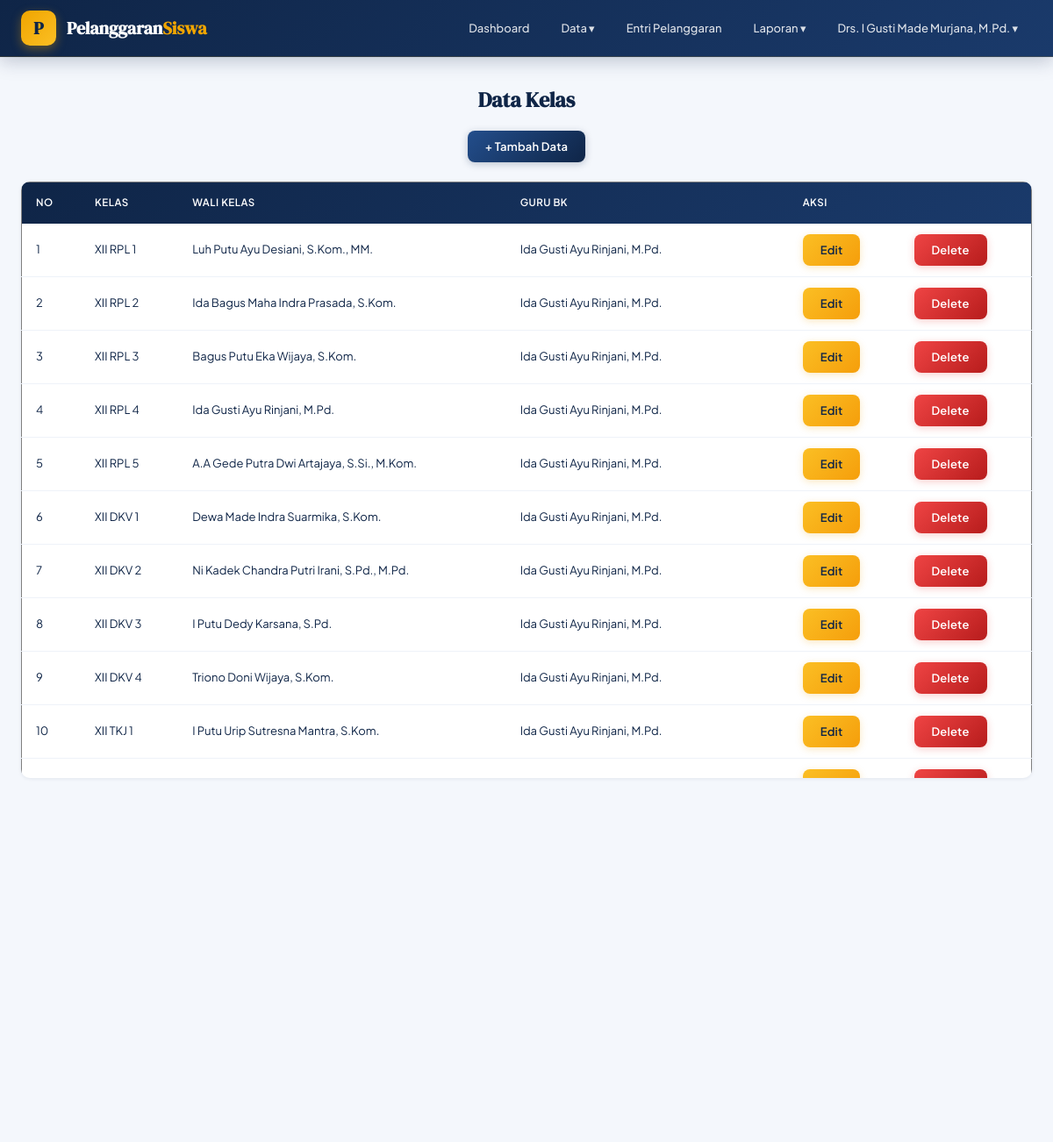
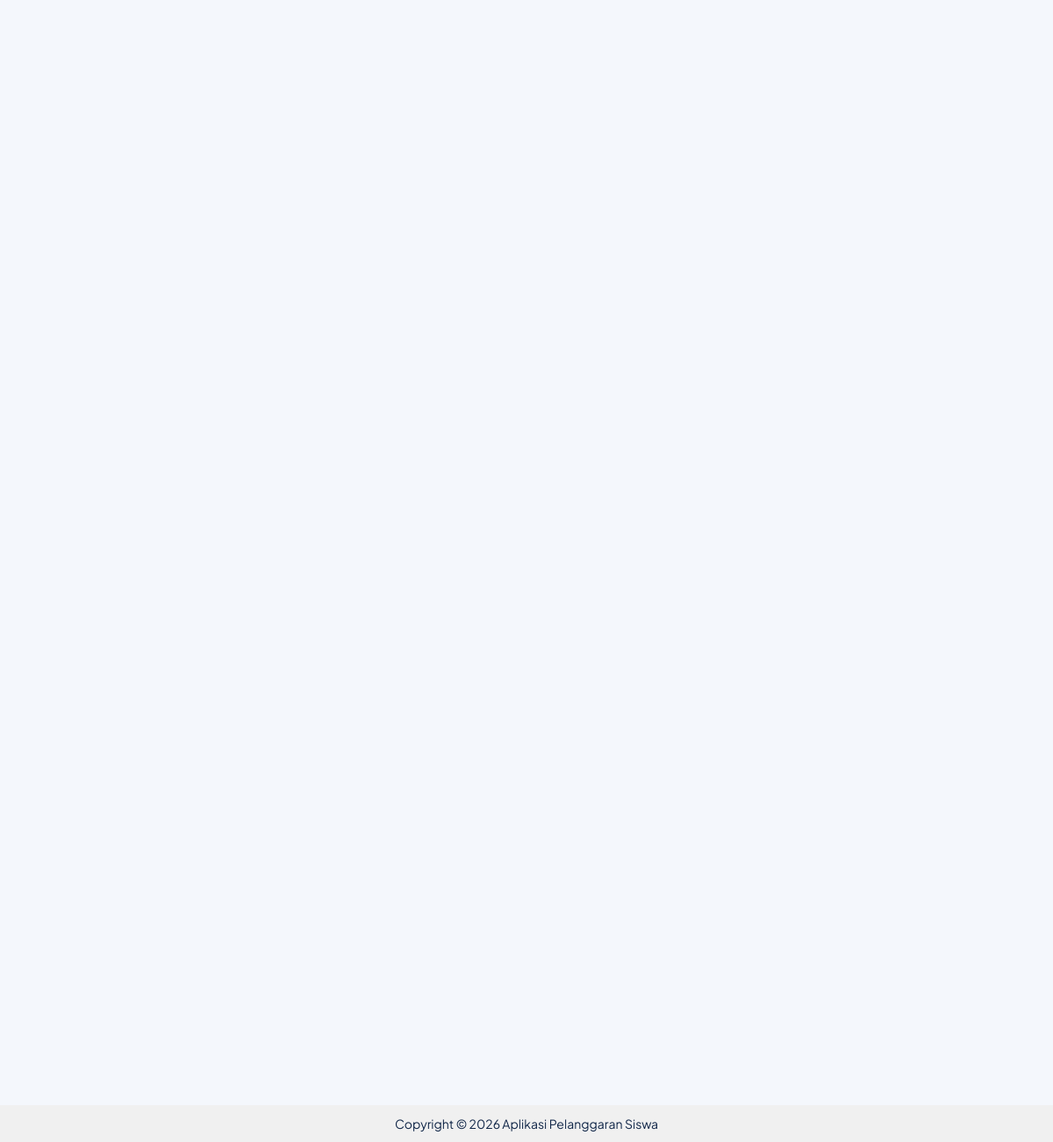
Screenshot of /pages/kelas/list.php (signed in) with the database file from the repository (2 pictures, top to bottom).
### tables this page shows
CREATE TABLE `kelas` (
  `id_kelas` int(5) NOT NULL,
  `id_tingkat` int(11) DEFAULT NULL,
  `id_program_keahlian` int(11) DEFAULT NULL,
  `rombel` int(11) DEFAULT NULL,
  `kode_guru` char(8) DEFAULT NULL
);

CREATE TABLE `tingkat` (
  `id_tingkat` int(1) NOT NULL,
  `tingkat` varchar(6) DEFAULT NULL
);

CREATE TABLE `program_keahlian` (
  `id_program_keahlian` int(5) NOT NULL,
  `program_keahlian` varchar(6) DEFAULT NULL,
  `deskripsi` varchar(50) DEFAULT NULL
);

CREATE TABLE `guru` (
  `kode_guru` char(8) NOT NULL,
  `nama_pengguna` varchar(100) DEFAULT NULL,
  `role` varchar(30) DEFAULT NULL,
  `username` varchar(50) DEFAULT NULL,
  `password` varchar(70) DEFAULT NULL,
  `aktif` enum('Y','N') DEFAULT NULL,
  `jabatan` varchar(50) DEFAULT NULL,
  `telp` varchar(16) DEFAULT NULL
);

### pages/kelas/list.php (the view, shortened to what this page needs)
<?php
include ROOTPATH . "/config/config.php";
include ROOTPATH . "/includes/header.php";
$result = mysqli_query($conn, "SELECT id_kelas, tingkat, program_keahlian, rombel, nama_pengguna FROM kelas JOIN tingkat using(id_tingkat) JOIN program_keahlian using(id_program_keahlian) JOIN guru using(kode_guru) ORDER BY id_tingkat DESC, id_program_keahlian ASC, rombel ASC");
?>
<center>
    <h2>Data Kelas</h2>
    <button class="btn-primary"><a href="add.php">+ Tambah Data</a></button><br><br>
    <div class="scroll">
        <table border="1" cellpadding="10" cellspacing="0">
            <thead>
                <tr>
                    <th>No</th>
                    <th>Kelas</th>
                    <th>Wali Kelas</th>
                    <th>Guru BK</th>
                    <th colspan="2">Aksi</th>
                </tr>
            </thead>
            <tbody>
                <?php
                $no = 1;
                while ($row = mysqli_fetch_assoc($result)){ ?>
                <tr>
                    <td><?= $no++?></td>
                    <td><?= htmlspecialchars($row['tingkat'] . ' ' . $row['program_keahlian'] . ' ' . $row['rombel'] ) ?></td>
                    <td><?= htmlspecialchars($row['nama_pengguna']) ?></td>
                    <td>
                        <?php
                        if( $row['tingkat'] == 'XII'){
                            $row2 = mysqli_fetch_assoc(mysqli_query($conn, "SELECT nama_pengguna FROM guru WHERE jabatan = 'Guru BK XII'"));
                            echo htmlspecialchars($row2['nama_pengguna']);
                        }else if( $row['tingkat'] == 'XI'){
                            $row2 = mysqli_fetch_assoc(mysqli_query($conn, "SELECT nama_pengguna FROM guru WHERE jabatan = 'Guru BK XI'"));
                            echo htmlspecialchars($row2['nama_pengguna']);
                        }else{
                            $row2 = mysqli_fetch_assoc(mysqli_query($conn, "SELECT nama_pengguna FROM guru WHERE jabatan = 'Guru BK X'"));
                            echo htmlspecialchars($row2['nama_pengguna']);
                        }
                        ?>
                    </td>
                    <td>
                        <button class="btn-warning"><a href="edit.php?id=<?= $row['id_kelas'] ?>">Edit</a></button>
                    </td>
                    <td>
                        <form action="/Poin_Pelanggaran_Siswa/process/kelas_process.php" method="post"
                            onsubmit="return confirm('Ingin Menghapus data <?= $row['tingkat'] . ' ' . $row['program_keahlian'] . ' ' . $row['rombel'] ?>?')">
                            <button class="btn-danger" type="submit">Delete</button>
                        </form>
                    </td>
                </tr>
                <?php } ?>
            </tbody>
        </table>
    </div>
</center>
<?php
include "../../includes/footer.php";
?>

### Poin_Pelanggaran_Siswa/includes/header.php (style rules this page uses)
:root { --navy: #0f2547; --navy-mid: #1a3a6b; --navy-light: #234e8c; --gold: #f0a500; --gold-light: #fbbf24; --white: #ffffff; --off-white: #f4f7fc; --surface: #eef2f9; --border: #d0daea; --text-main: #0f2547; --text-muted: #5a7199; --red: #e53935; --red-dark: #b71c1c; --amber: #f59e0b; --teal: #0891b2; --shadow-sm: 0 1px 4px rgba(15,37,71,0.08); --shadow-md: 0 4px 16px rgba(15,37,71,0.12); --shadow-lg: 0 8px 32px rgba(15,37,71,0.18); --radius: 10px; --radius-lg: 16px; }
*, *::before, *::after { box-sizing: border-box; margin: 0; padding: 0; }
body { font-family: 'Plus Jakarta Sans', sans-serif; font-size: 14px; line-height: 1.6; color: var(--text-main); background: var(--off-white); }
h1, h2, h3 { font-family: 'DM Serif Display', serif; line-height: 1.2; }
a { color: inherit; text-decoration: none; }
table { width: 100%; border-collapse: collapse; background: var(--white); font-size: 13px; }
table thead tr { background: linear-gradient(135deg, var(--navy), var(--navy-mid)); }
table thead th { color: var(--white); font-weight: 600; font-size: 11.5px; letter-spacing: 0.5px; text-transform: uppercase; padding: 14px 16px; text-align: left; border: none; }
table tbody tr { transition: background 0.12s; border-bottom: 1px solid var(--surface); }
table tbody td { padding: 12px 16px; border: none; color: var(--text-main); vertical-align: middle; }
.scroll { overflow-x: auto; border-radius: var(--radius); box-shadow: var(--shadow-sm); max-height: 680px; }
button, .btn { display: inline-flex; align-items: center; justify-content: center; gap: 6px; height: auto; padding: 10px 20px; border: none; border-radius: 8px; font-family: 'Plus Jakarta Sans', sans-serif; font-size: 13px; font-weight: 600; cursor: pointer; transition: all 0.18s ease; letter-spacing: 0.2px; text-decoration: none; }
button a { text-decoration: none; color: inherit; font-weight: 600; }
.btn-primary, button.btn-primary { background: linear-gradient(135deg, var(--navy-light), var(--navy)); color: var(--white); box-shadow: 0 2px 8px rgba(15,37,71,0.25); }
.btn-warning, button.btn-warning { background: linear-gradient(135deg, var(--gold-light), var(--amber)); color: var(--navy); box-shadow: 0 2px 8px rgba(240,165,0,0.25); }
.btn-danger, button.btn-danger { background: linear-gradient(135deg, #ef4444, var(--red-dark)); color: var(--white); box-shadow: 0 2px 8px rgba(229,57,53,0.25); }
h2 { color: var(--navy); font-size: 24px; margin-bottom: 20px; font-weight: 700; }

### rows the page displays
kelas: id_tingkat+rombel "XII RPL 1", kode_guru.nama_pengguna "Luh Putu Ayu Desiani, S.Kom., MM.", nama_pengguna "Ida Gusti Ayu Rinjani, M.Pd."
kelas: id_tingkat+rombel "XII RPL 2", kode_guru.nama_pengguna "Ida Bagus Maha Indra Prasada, S.Kom.", nama_pengguna "Ida Gusti Ayu Rinjani, M.Pd."
kelas: id_tingkat+rombel "XII RPL 3", kode_guru.nama_pengguna "Bagus Putu Eka Wijaya, S.Kom.", nama_pengguna "Ida Gusti Ayu Rinjani, M.Pd."
kelas: id_tingkat+rombel "XII RPL 4", kode_guru.nama_pengguna "Ida Gusti Ayu Rinjani, M.Pd.", nama_pengguna "Ida Gusti Ayu Rinjani, M.Pd."
kelas: id_tingkat+rombel "XII RPL 5", kode_guru.nama_pengguna "A.A Gede Putra Dwi Artajaya, S.Si., M.Kom.", nama_pengguna "Ida Gusti Ayu Rinjani, M.Pd."
kelas: id_tingkat+rombel "XII DKV 1", kode_guru.nama_pengguna "Dewa Made Indra Suarmika, S.Kom.", nama_pengguna "Ida Gusti Ayu Rinjani, M.Pd."
kelas: id_tingkat+rombel "XII DKV 2", kode_guru.nama_pengguna "Ni Kadek Chandra Putri Irani, S.Pd., M.Pd.", nama_pengguna "Ida Gusti Ayu Rinjani, M.Pd."
kelas: id_tingkat+rombel "XII DKV 3", kode_guru.nama_pengguna "I Putu Dedy Karsana, S.Pd.", nama_pengguna "Ida Gusti Ayu Rinjani, M.Pd."
kelas: id_tingkat+rombel "XII DKV 4", kode_guru.nama_pengguna "Triono Doni Wijaya, S.Kom.", nama_pengguna "Ida Gusti Ayu Rinjani, M.Pd."
kelas: id_tingkat+rombel "XII TKJ 1", kode_guru.nama_pengguna "I Putu Urip Sutresna Mantra, S.Kom.", nama_pengguna "Ida Gusti Ayu Rinjani, M.Pd."

### other values shown
$_SESSION['nama_pengguna'] "Drs. I Gusti Made Murjana, M.Pd."
